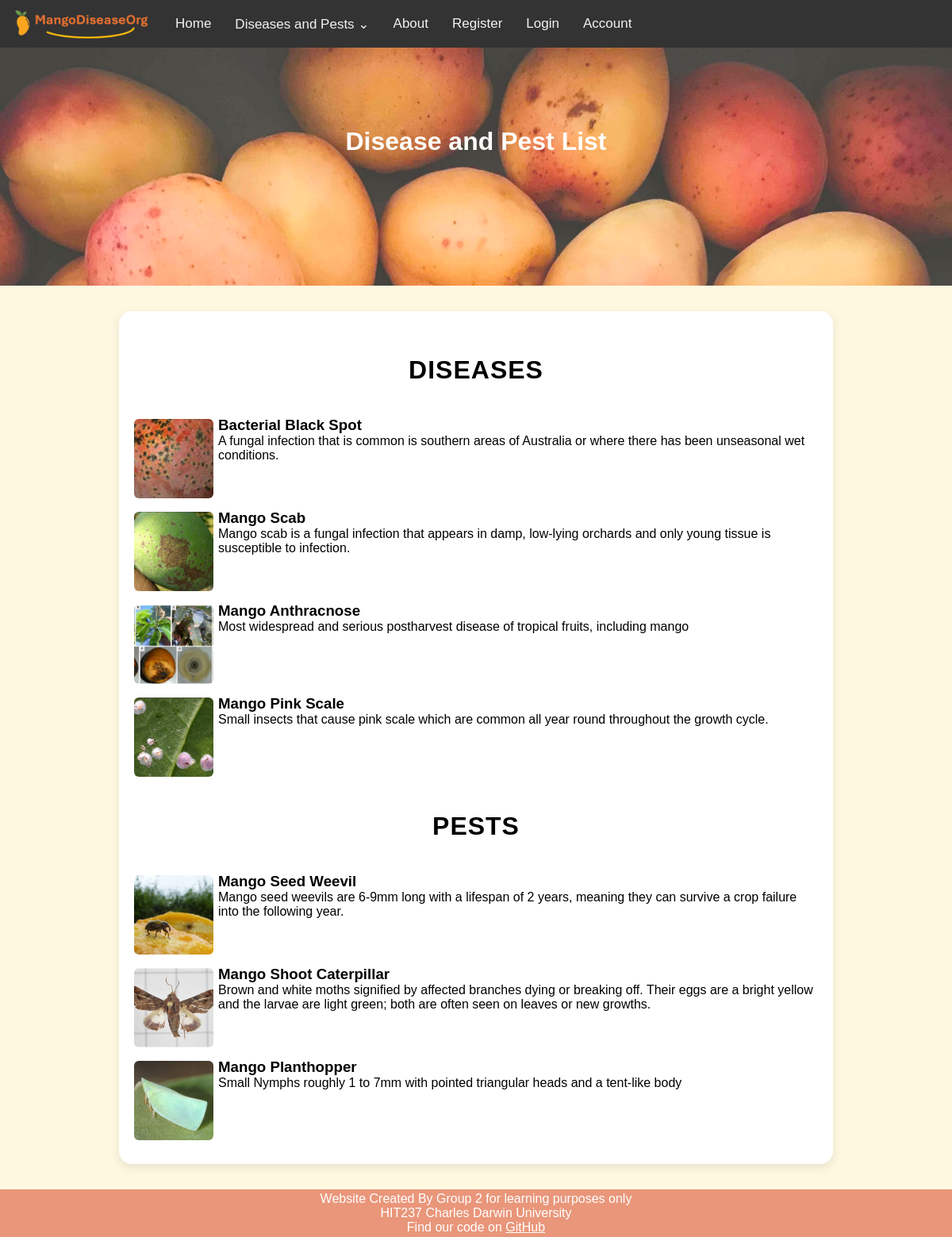
/diseases/, run on the app's committed database.
### mango_disease_app/models.py (models this page shows, shortened)
class Disease(models.Model):
    DISEASE_TYPES = [
        ('pest', 'Pest'),
        ('disease', 'Disease')
    ]
    diseaseName = models.CharField(max_length=255)
    type = models.CharField(choices=DISEASE_TYPES, max_length=7, default=DISEASE_TYPES[1][1])
    severity = models.IntegerField(validators=[validators.MinValueValidator(0),validators.MaxValueValidator(10)])
    spreadability = models.IntegerField(validators=[validators.MinValueValidator(0),validators.MaxValueValidator(10)])
    shortDescription = models.TextField()
    longDescription = models.TextField()
    controlMethod = models.TextField()
    image = models.ImageField(upload_to="disease_images/", default="disease_images/default.JPG")

### mango_disease_app/views.py (the view)
# urls.py: re_path(r'^diseases/$', views.diseases, name='diseases'),
def diseases(request):
    categories = {
        'diseases': Disease.objects.filter(type='disease'),
        'pests': Disease.objects.filter(type='pest'),
    }
    return render(request, 'mango_disease_app/diseases.html', {'data':categories})

### mango_disease_app/context_processors.py (called while the page is built)
def disease_menu(request):
    return {'navs': Disease.objects.all()}

### mango_disease_app/templates/mango_disease_app/diseases.html (shortened to what this page needs)
{% extends 'mango_disease_app/base.html' %}
{% load static %}
{% block page_header %}Disease and Pest List{% endblock %}
{% block content %}
    {% for category_name, items in data.items %}
        <h2>{{ category_name }}</h2>
        {% for item in items %}
            <a href="{% url 'ind_disease' name=item.diseaseName %}">
            <div class="list_item">
                <div><img class="disease_list_img" src="{{ item.image.url }}"></div>
                <div><h3>{{ item.diseaseName }}</h3>
                <p>{{ item.shortDescription }}</p></div>
            </div></a>
        {% endfor %}
    {% endfor %}
{% endblock %}

### mango_disease_app/static/css/styles.css (style rules this page uses)
* { margin: 0; padding: 0; font-family: Arial; }
body { min-height: 100vh; display: flex; flex-direction: column; background-color: #fff8e1; }
a { text-decoration: none; color: black }
h2 { font-size: 32px; text-align: center; margin: 40px 0 40px; font-weight: 700; text-transform: uppercase; letter-spacing: 1px; }
.disease_list_img { width: 100px; height: 100px; border-radius: 6px; object-fit: cover; margin: 3px 6px 0 3px; }
.list_item { display: flex; border-radius: 2px; transition: 0.2s; margin: 10px 0; }

### mango_disease_app/static/css/form.css (style rules this page uses)
*, *::before, *::after { box-sizing: border-box; }

### data on the page
Disease: image (picture), diseaseName "Bacterial Black Spot", shortDescription "A fungal infection that is common is southern areas of Australia or where there has been unseasonal wet conditions."
Disease: image (picture), diseaseName "Mango Scab", shortDescription "Mango scab is a fungal infection that appears in damp, low-lying orchards and only young tissue is susceptible to infection."
Disease: image (picture), diseaseName "Mango Anthracnose", shortDescription "Most widespread and serious postharvest disease of tropical fruits, including mango"
Disease: image (picture), diseaseName "Mango Pink Scale", shortDescription "Small insects that cause pink scale which are common all year round throughout the growth cycle."
Disease: image (picture), diseaseName "Mango Seed Weevil", shortDescription "Mango seed weevils are 6-9mm long with a lifespan of 2 years, meaning they can survive a crop failure into the following year."
Disease: image (picture), diseaseName "Mango Shoot Caterpillar", shortDescription "Brown and white moths signified by affected branches dying or breaking off. Their eggs are a bright yellow and the larvae are light green; both are often seen on leaves or new growths."
Disease: image (picture), diseaseName "Mango Planthopper", shortDescription "Small Nymphs roughly 1 to 7mm with pointed triangular heads and a tent-like body"

### other printed values
{{ category_name }} "DISEASES" "PESTS"
